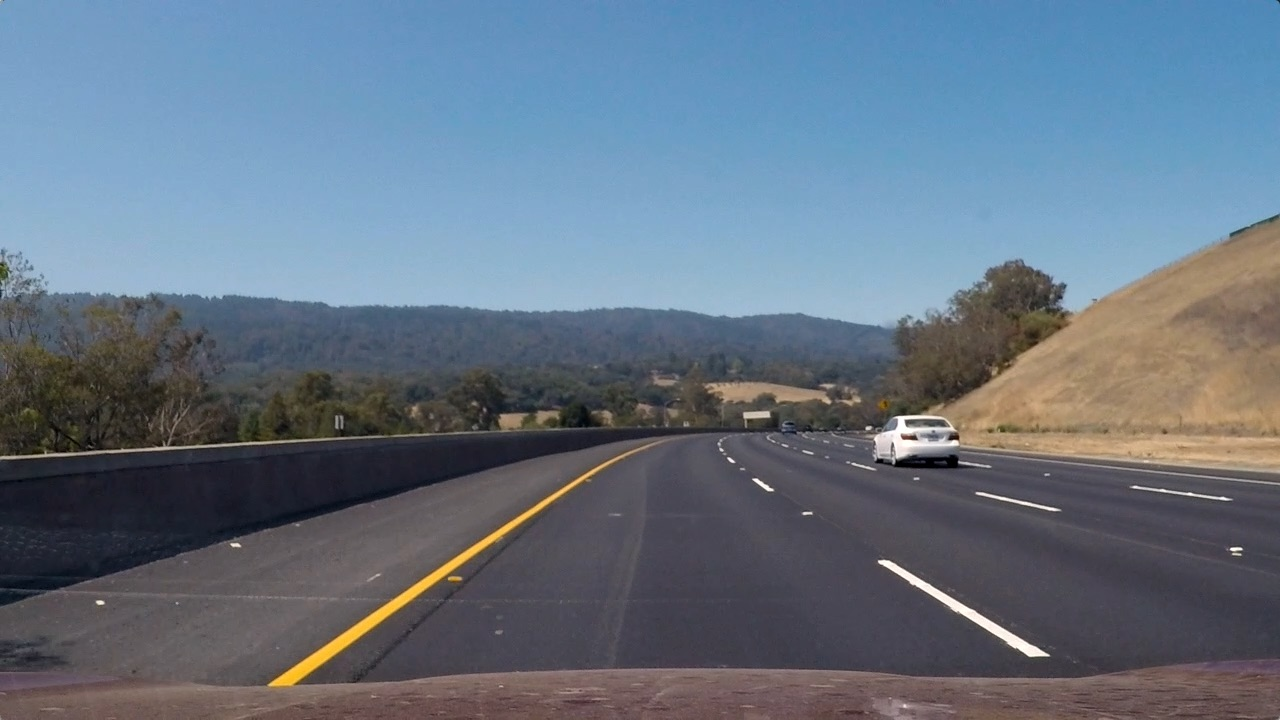
#> input picture edgesandkernel/test3.jpg, 1280 x 720 px
$ jupyter execute Edges_and_kernel.ipynb   (shell and % lines are left out)
#> lines starting #> are read from the running program, lines starting #| are printed output that depends on the picture
<h1>How to read an image</h1>

[cell 1]
# first load image to read
# When you the code, it provides option to load into

from google.colab import files

uploaded = files.upload()
#> the answer given: test3.jpg

for fn in uploaded.keys():
  print('User uploaded file "{name}" with length {length} bytes'.format(
      name=fn, length=len(uploaded[fn])))

Source for images: https://github.com/mithi/advanced-lane-detection/blob/master/test_images/test3.jpg

[cell 2]
import matplotlib.pyplot as plt # matplotlib
import matplotlib.image as mpimg

import cv2 # Computer Vision
import numpy as np # For numbers and calculations


# Read in the image
image = mpimg.imread('test3.jpg')
#> image is the input picture: shape (720, 1280, 3); mean R, G, B 101.1, 115.3, 130.7

plt.imshow(image)

[cell 3]
# Convert to grayscale for filtering
gray = cv2.cvtColor(image, cv2.COLOR_RGB2GRAY)
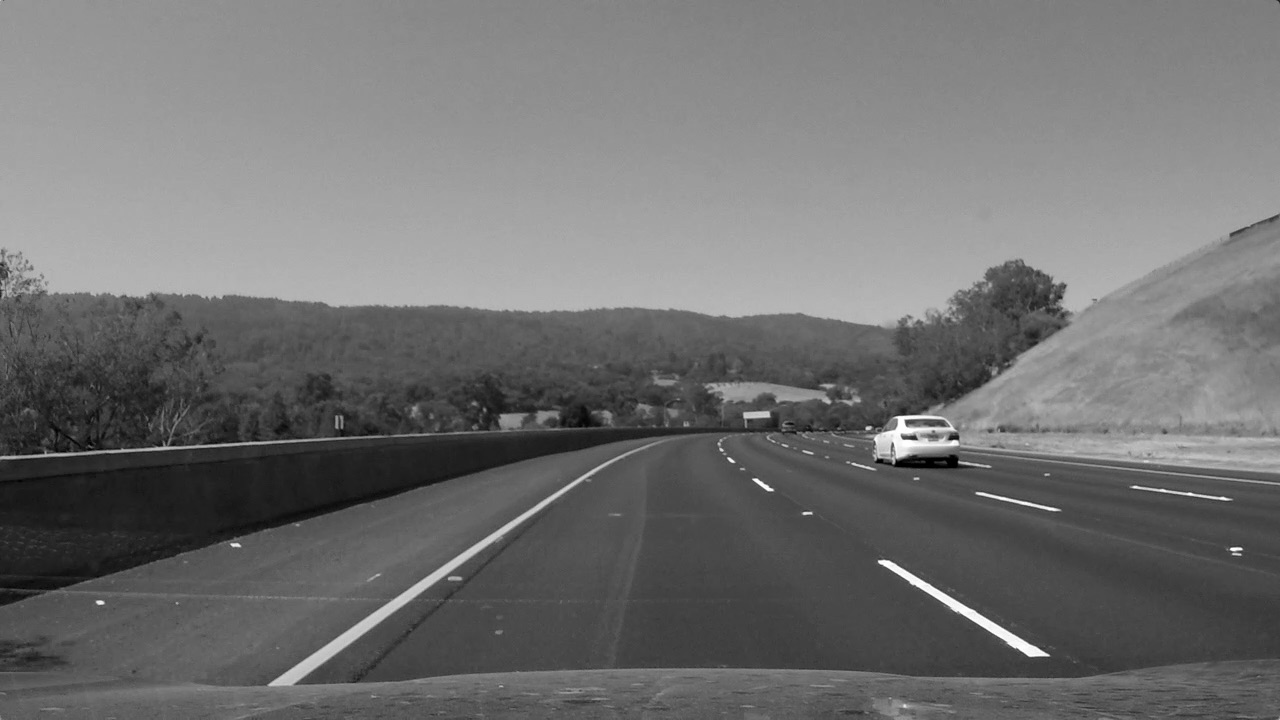
#> gray: shape (720, 1280); min 0, max 255, mean 112.8

plt.imshow(gray, cmap='gray')

The Sobel filter is very commonly used in edge detection and in finding patterns in intensity in an image. Applying a Sobel filter to an image is a way of taking (an approximation) of the derivative of the image in the x or y direction, separately.

[cell 4]
# Create a custom kernel

# 3x3 array for edge detection
sobel_y = np.array([[ -1, -2, -1],
                   [ 0, 0, 0],
                   [ 1, 2, 1]])

## TODO: Create and apply a Sobel x operator
# sobel_x =

# Filter the image using filter2D, which has inputs: (grayscale image, bit-depth, kernel)
# filtered_image = cv2.filter2D(gray, -1, sobel_y)
filtered_image = cv2.filter2D(image, -1, sobel_y)
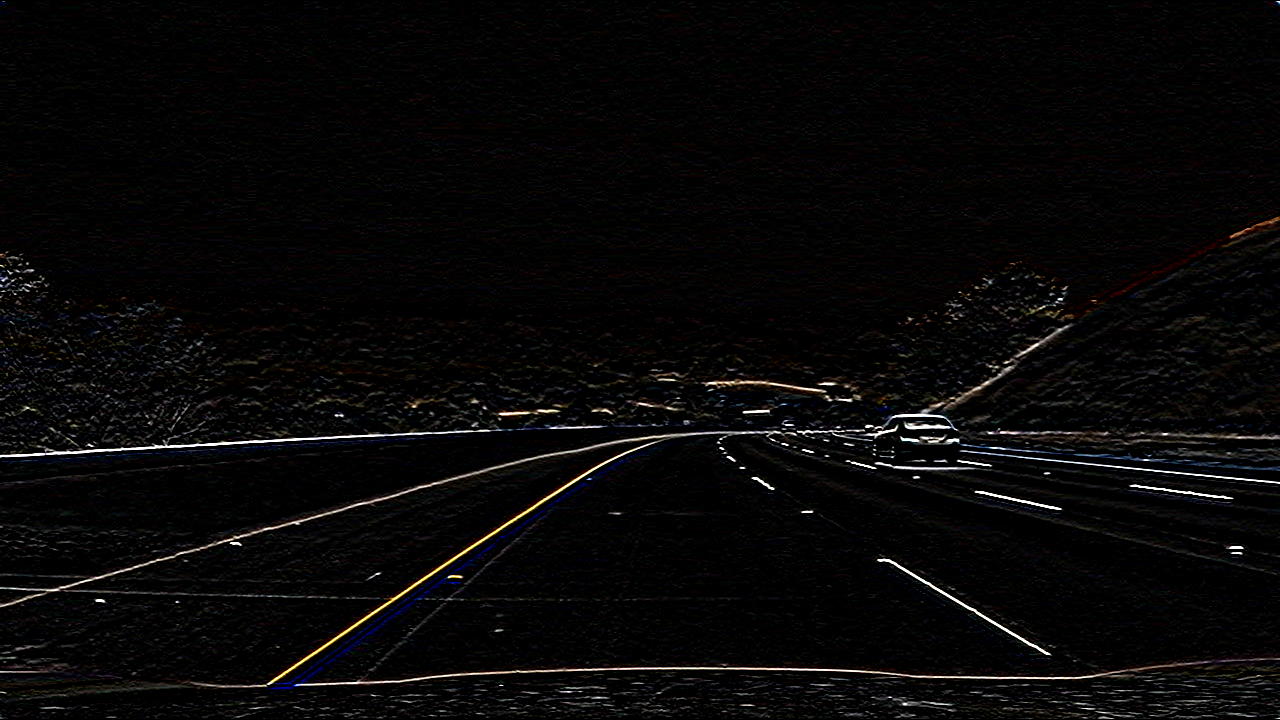
#> filtered_image: shape (720, 1280, 3); mean R, G, B 8, 7.3, 7.1
plt.imshow(filtered_image, cmap='gray')
